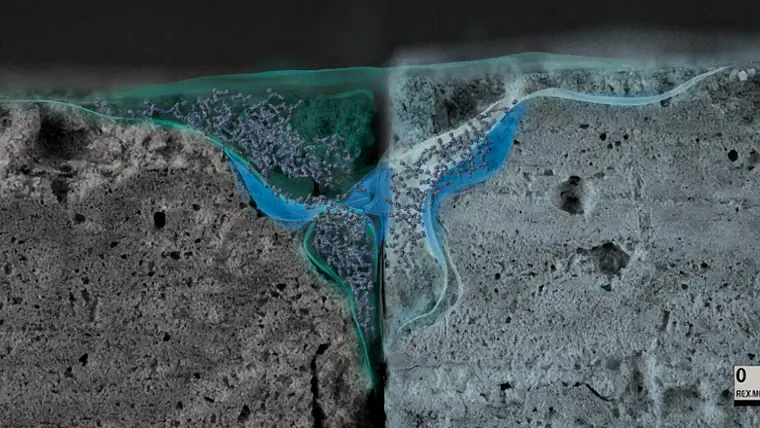
#> input picture assets/img/a/adgezionnye-sostavy-most-scepleniya-betona.webp, 760 x 428 px; its folder holds only this picture in this run
$ python make_cover_sheets.py
#> lines starting #> are read from the running program, lines starting #| are printed output that depends on the picture
# -*- coding: utf-8 -*-
"""Контактные листы обложек для визуальной вычитки (по 30 штук на лист).

    & $py13 tools\\make_cover_sheets.py            # -> shots/sheets/sheet-01.png ...
"""
import os
import sys

from PIL import Image, ImageDraw

sys.stdout.reconfigure(encoding="utf-8", errors="replace")
BASE = os.path.dirname(os.path.dirname(os.path.abspath(__file__)))
SRC = os.path.join(BASE, "assets", "img", "a")
OUT = os.path.join(BASE, "shots", "sheets")
COLS, ROWS, TW, TH, PAD, LABEL = 6, 5, 240, 135, 6, 16
PER = COLS * ROWS


def main():
    os.makedirs(OUT, exist_ok=True)
    files = sorted(f for f in os.listdir(SRC) if f.endswith(".webp"))
    sheets = 0
    for si in range(0, len(files), PER):
        chunk = files[si:si + PER]
        w = COLS * (TW + PAD) + PAD
        h = ROWS * (TH + LABEL + PAD) + PAD
        sheet = Image.new("RGB", (w, h), (13, 43, 62))
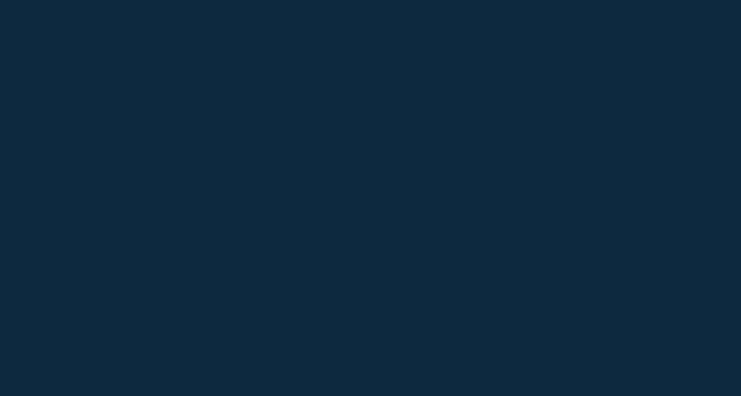
#> sheet: PIL image 1482x791 RGB (shown at 1/2 size); mean R, G, B 13, 43, 62
        d = ImageDraw.Draw(sheet)
        for i, fn in enumerate(chunk):
            col, row = i % COLS, i // COLS
            x = PAD + col * (TW + PAD)
            y = PAD + row * (TH + LABEL + PAD)
            im = Image.open(os.path.join(SRC, fn)).convert("RGB").resize((TW, TH), Image.LANCZOS)
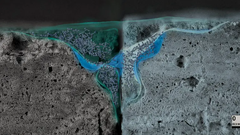
#> im: PIL image 240x135 RGB; mean R, G, B 74.9, 86.2, 88.9
            sheet.paste(im, (x, y))
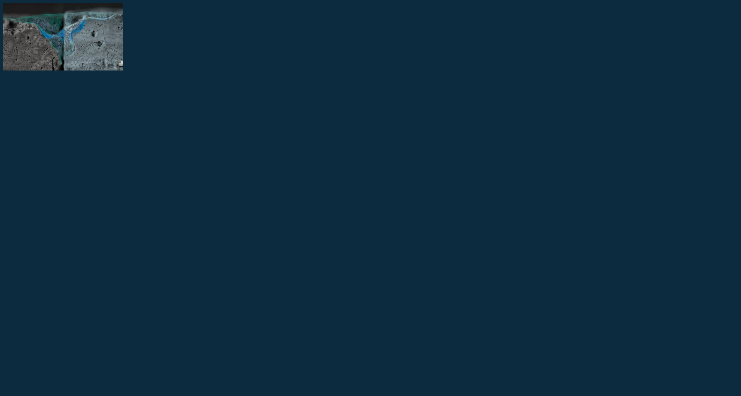
#> sheet: PIL image 1482x791 RGB (shown at 1/2 size); mean R, G, B 14.7, 44.2, 62.7
            d.text((x + 2, y + TH + 2), "%d. %s" % (si + i + 1, fn[:-5][:34]), fill=(200, 220, 235))
        sheets += 1
        sheet.save(os.path.join(OUT, "sheet-%02d.png" % sheets), "PNG", optimize=True)
    print("листов: %d | обложек: %d | папка: %s" % (sheets, len(files), OUT))


if __name__ == "__main__":
    main()

$ run again, on assets/img/a/birss-remontnaya-smes.webp
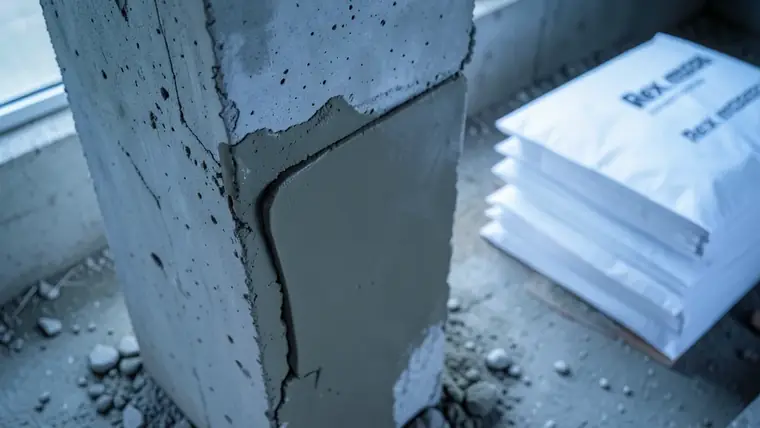
#> input picture assets/img/a/birss-remontnaya-smes.webp, 760 x 428 px
#> in main, `im = Image.open(os.path.join(SRC, fn)).convert("RGB").resize((TW, TH),..`:
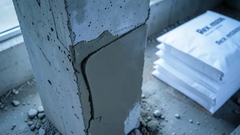
#> im: PIL image 240x135 RGB; mean R, G, B 98.3, 126.2, 149
#> in main, `sheet.paste(im, (x, y))`:
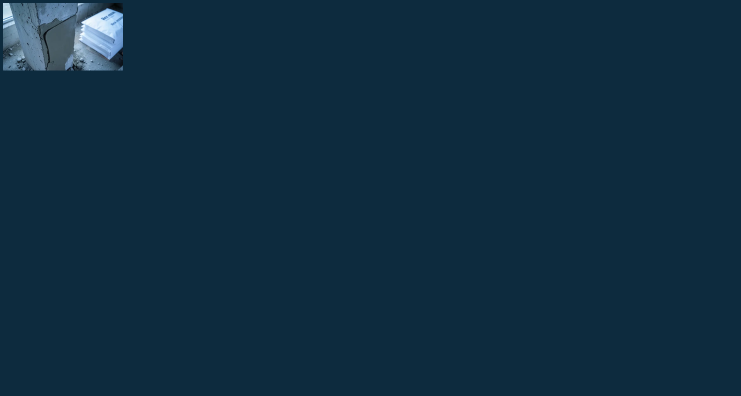
#> sheet: PIL image 1482x791 RGB (shown at 1/2 size); mean R, G, B 15.4, 45.3, 64.4

$ run again, on assets/img/a/bystrotverdeyushhie-remontnye-smesi-tehnologiya.webp
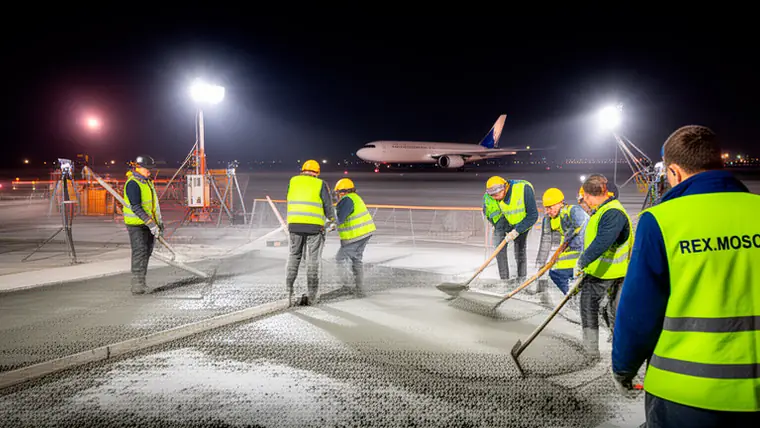
#> input picture assets/img/a/bystrotverdeyushhie-remontnye-smesi-tehnologiya.webp, 760 x 428 px
#> in main, `im = Image.open(os.path.join(SRC, fn)).convert("RGB").resize((TW, TH),..`:
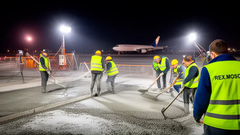
#> im: PIL image 240x135 RGB; mean R, G, B 99.5, 97.6, 83.9
#> in main, `sheet.paste(im, (x, y))`:
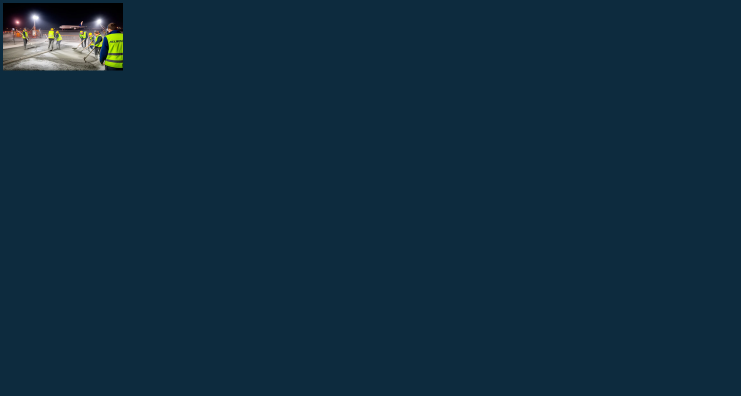
#> sheet: PIL image 1482x791 RGB (shown at 1/2 size); mean R, G, B 15.4, 44.5, 62.6

$ run again, on assets/img/a/dobavka-dlya-vodonepronitsaemosti-betona-kak-rasschitat-formuly-tablit.webp
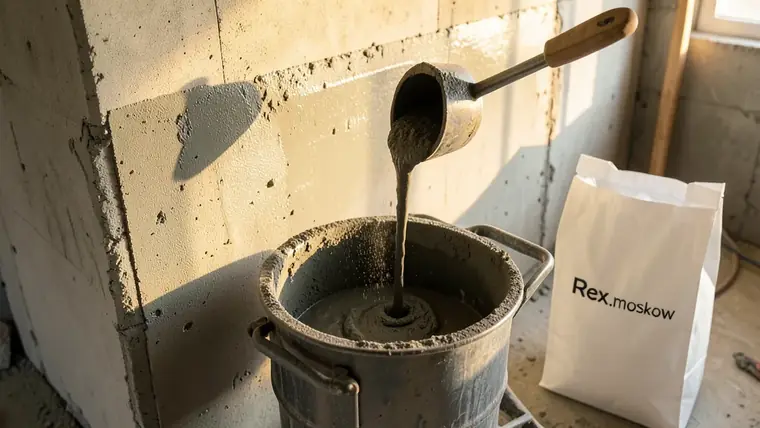
#> input picture assets/img/a/dobavka-dlya-vodonepronitsaemosti-betona-kak-rasschitat-formuly-tablit.webp, 760 x 428 px
#> in main, `im = Image.open(os.path.join(SRC, fn)).convert("RGB").resize((TW, TH),..`:
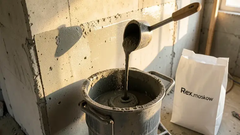
#> im: PIL image 240x135 RGB; mean R, G, B 145.8, 131.6, 107.1
#> in main, `sheet.paste(im, (x, y))`:
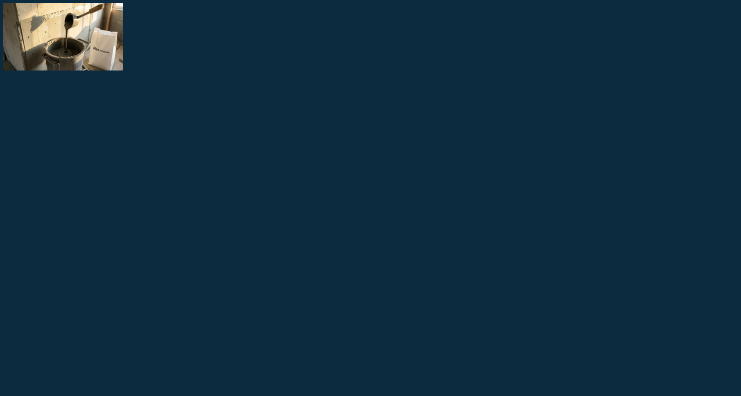
#> sheet: PIL image 1482x791 RGB (shown at 1/2 size); mean R, G, B 16.7, 45.4, 63.2

$ run again, on assets/img/a/ankerovka-armatury-podpornoy-steny-v-skalnom-osnovanii.webp
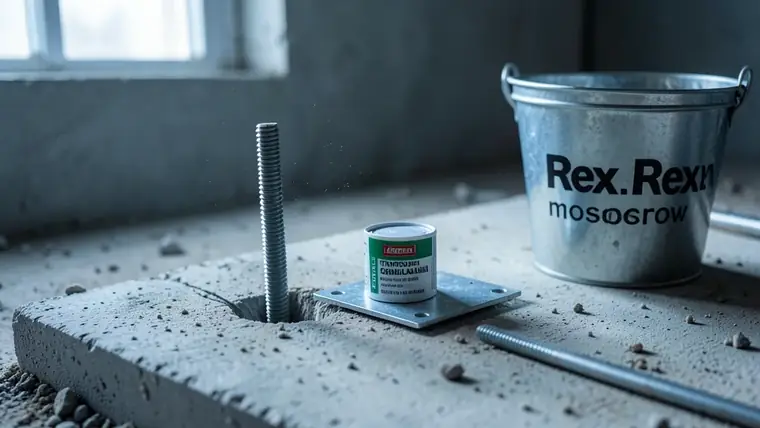
#> input picture assets/img/a/ankerovka-armatury-podpornoy-steny-v-skalnom-osnovanii.webp, 760 x 428 px
#> in main, `im = Image.open(os.path.join(SRC, fn)).convert("RGB").resize((TW, TH),..`:
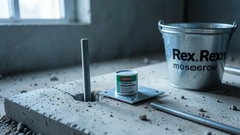
#> im: PIL image 240x135 RGB; mean R, G, B 93.9, 113.9, 125
#> in main, `sheet.paste(im, (x, y))`:
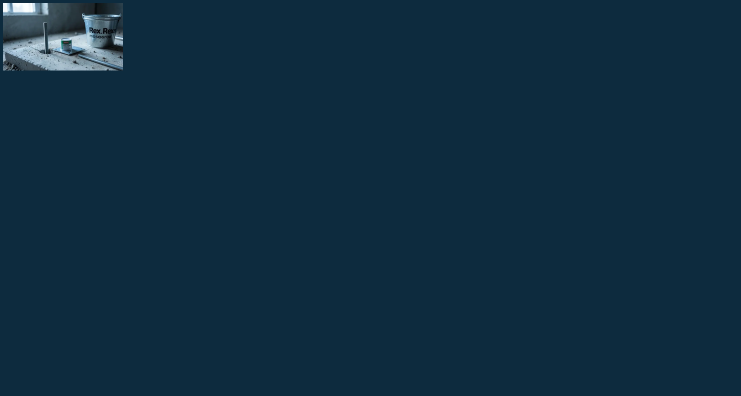
#> sheet: PIL image 1482x791 RGB (shown at 1/2 size); mean R, G, B 15.2, 45, 63.7
